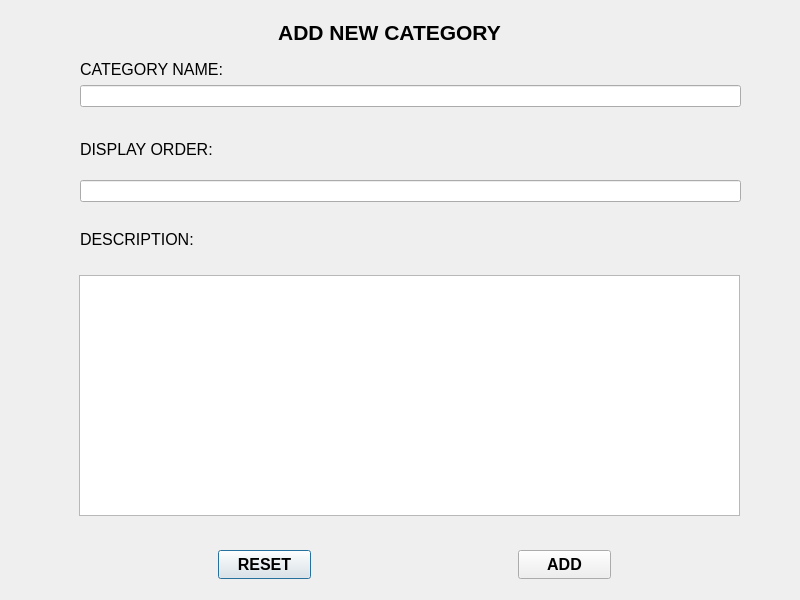
<?xml version="1.0" encoding="UTF-8"?>
<ui version="4.0">
 <class>addcategory</class>
 <widget class="QDialog" name="addcategory">
  <property name="geometry">
   <rect>
    <x>0</x>
    <y>0</y>
    <width>800</width>
    <height>600</height>
   </rect>
  </property>
  <property name="font">
   <font>
    <family>Arial</family>
    <pointsize>12</pointsize>
   </font>
  </property>
  <property name="windowTitle">
   <string>Dialog</string>
  </property>
  <widget class="QLabel" name="DESCRIPTION">
   <property name="geometry">
    <rect>
     <x>80</x>
     <y>230</y>
     <width>114</width>
     <height>18</height>
    </rect>
   </property>
   <property name="font">
    <font>
     <family>Arial</family>
     <pointsize>12</pointsize>
    </font>
   </property>
   <property name="text">
    <string>DESCRIPTION:</string>
   </property>
  </widget>
  <widget class="QLineEdit" name="category_name">
   <property name="geometry">
    <rect>
     <x>80</x>
     <y>85</y>
     <width>661</width>
     <height>22</height>
    </rect>
   </property>
  </widget>
  <widget class="QLabel" name="label">
   <property name="geometry">
    <rect>
     <x>80</x>
     <y>60</y>
     <width>144</width>
     <height>18</height>
    </rect>
   </property>
   <property name="font">
    <font>
     <family>Arial</family>
     <pointsize>12</pointsize>
    </font>
   </property>
   <property name="text">
    <string>CATEGORY NAME:</string>
   </property>
  </widget>
  <widget class="QPushButton" name="btn_reset">
   <property name="geometry">
    <rect>
     <x>218</x>
     <y>550</y>
     <width>93</width>
     <height>29</height>
    </rect>
   </property>
   <property name="font">
    <font>
     <family>Arial</family>
     <pointsize>12</pointsize>
     <italic>false</italic>
     <bold>true</bold>
    </font>
   </property>
   <property name="text">
    <string>RESET</string>
   </property>
  </widget>
  <widget class="QPushButton" name="btn_add">
   <property name="geometry">
    <rect>
     <x>518</x>
     <y>550</y>
     <width>93</width>
     <height>29</height>
    </rect>
   </property>
   <property name="font">
    <font>
     <family>Arial</family>
     <pointsize>12</pointsize>
     <italic>false</italic>
     <bold>true</bold>
    </font>
   </property>
   <property name="text">
    <string>ADD</string>
   </property>
  </widget>
  <widget class="QPlainTextEdit" name="category_description">
   <property name="geometry">
    <rect>
     <x>79</x>
     <y>275</y>
     <width>661</width>
     <height>241</height>
    </rect>
   </property>
   <property name="plainText">
    <string/>
   </property>
  </widget>
  <widget class="QLabel" name="ADDMENUITEM">
   <property name="geometry">
    <rect>
     <x>278</x>
     <y>20</y>
     <width>223</width>
     <height>24</height>
    </rect>
   </property>
   <property name="font">
    <font>
     <family>Arial</family>
     <pointsize>16</pointsize>
     <italic>false</italic>
     <bold>true</bold>
    </font>
   </property>
   <property name="text">
    <string>ADD NEW CATEGORY</string>
   </property>
   <property name="alignment">
    <set>Qt::AlignmentFlag::AlignCenter</set>
   </property>
  </widget>
  <widget class="QLabel" name="PRICE">
   <property name="geometry">
    <rect>
     <x>80</x>
     <y>140</y>
     <width>133</width>
     <height>18</height>
    </rect>
   </property>
   <property name="font">
    <font>
     <family>Arial</family>
     <pointsize>12</pointsize>
    </font>
   </property>
   <property name="text">
    <string>DISPLAY ORDER:</string>
   </property>
  </widget>
  <widget class="QLineEdit" name="item_no">
   <property name="geometry">
    <rect>
     <x>80</x>
     <y>180</y>
     <width>661</width>
     <height>22</height>
    </rect>
   </property>
   <property name="text">
    <string/>
   </property>
  </widget>
 </widget>
 <resources/>
 <connections/>
</ui>
